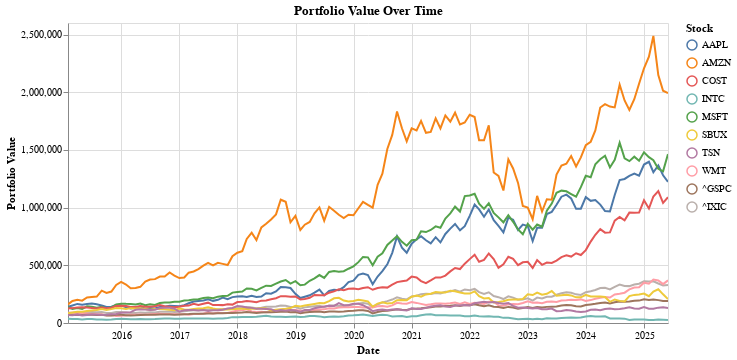

The code cell stored with this chart in its notebook:
### Markdown cell above
### Optimized Portfolio Visualization

This chart shows how your portfolio performs after optimization — where the weights were adjusted to target a better return/risk profile. Each line represents an individual stock’s contribution to portfolio value over time.

Compare this plot with the initial version to see if:
  - Fewer stocks dominate the performance
  - Fluctuations are smaller (less risk)
  - The total trend is smoother or steeper

Logic Check:
A good optimization often leads to fewer volatile movements and better risk-adjusted growth.

### Code cell
initial_portfolio_val = 1e6

optimized_allocations = optimizedResults[0].to_dict()


optimized_returns = calculate_returns(initial_portfolio_val, dataframes, optimized_allocations)

graph_returns(optimized_returns, False, True)

### Figure 1 — Vega-Lite specification as saved in the notebook (floating-point values rounded to 4 significant figures; data arrays with more than 128 entries replaced by an {"elided": "..."} marker saying what was removed)
{"config": {"view": {"continuousWidth": 300, "continuousHeight": 300}}, "layer": [{"mark": {"type": "line"}, "encoding": {"color": {"field": "Stock", "title": "Stock", "type": "nominal"}, "x": {"field": "Date", "title": "Date", "type": "temporal"}, "y": {"field": "Value", "title": "Portfolio Value", "type": "quantitative"}}, "name": "view_79"}, {"mark": {"type": "point"}, "encoding": {"color": {"field": "Stock", "title": "Stock", "type": "nominal"}, "opacity": {"condition": [{"param": "param_79", "value": 1, "empty": false}], "value": 0}, "x": {"field": "Date", "title": "Date", "type": "temporal"}, "y": {"field": "Value", "title": "Portfolio Value", "type": "quantitative"}}}, {"mark": {"type": "rule", "color": "gray"}, "encoding": {"opacity": {"condition": [{"param": "param_79", "value": 0.3, "empty": false}], "value": 0}, "tooltip": [{"field": "Date", "title": "Date", "type": "temporal"}, {"field": "AAPL", "format": ".2f", "type": "quantitative"}, {"field": "MSFT", "format": ".2f", "type": "quantitative"}, {"field": "^IXIC", "format": ".2f", "type": "quantitative"}, {"field": "COST", "format": ".2f", "type": "quantitative"}, {"field": "WMT", "format": ".2f", "type": "quantitative"}, {"field": "AMZN", "format": ".2f", "type": "quantitative"}, {"field": "^GSPC", "format": ".2f", "type": "quantitative"}, {"field": "SBUX", "format": ".2f", "type": "quantitative"}, {"field": "TSN", "format": ".2f", "type": "quantitative"}, {"field": "INTC", "format": ".2f", "type": "quantitative"}], "x": {"field": "Date", "type": "temporal"}}, "name": "view_80", "transform": [{"pivot": "Stock", "value": "Value", "groupby": ["Date"]}]}], "data": {"name": "data-d89f93630da666a67b897f2545dc2dac"}, "height": 300, "params": [{"name": "param_80", "select": {"type": "interval", "encodings": ["x", "y"]}, "bind": "scales", "views": ["view_79"]}, {"name": "param_79", "select": {"type": "point", "fields": ["Date"], "nearest": true, "on": "mouseover"}, "views": ["view_80"]}], "title": "Portfolio Value Over Time", "width": 600, "$schema": "https://vega.github.io/schema/vega-lite/v5.20.1.json", "datasets": {"data-d89f93630da666a67b897f2545dc2dac": {"elided": "1250 records"}}}
